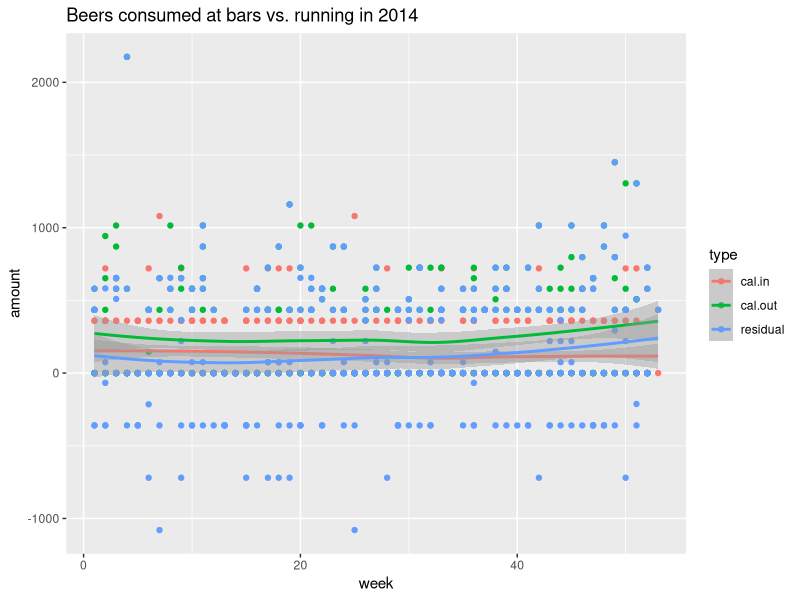

This figure's R source:
library(ggplot2)
library(plyr)
library(tidyr)
library(lubridate)

beer <- read.csv("data/bars_2014.csv", na.strings="")
run <- read.csv("data/run_2014.csv")

beerm <- ddply(beer, "date", function(x) data.frame(count=length(unique(na.omit(x$name)))))
final <- merge(beerm, run)
final[is.na(final)] <- 0
final$cal.in <- final$count * 2 * 180
final$cal.out <- final$distance * 145
final$residual <- final$cal.out - final$cal.in

forplot <- final[c('date', 'cal.in', 'cal.out', 'residual')]
forplot$week <- week(forplot$date)
forplot$date <- NULL
forplot.m <- gather(forplot, type, amount, -week)

qplot(week, amount,data=forplot.m, color=type) + geom_smooth() + ggtitle("Beers consumed at bars vs. running in 2014")
